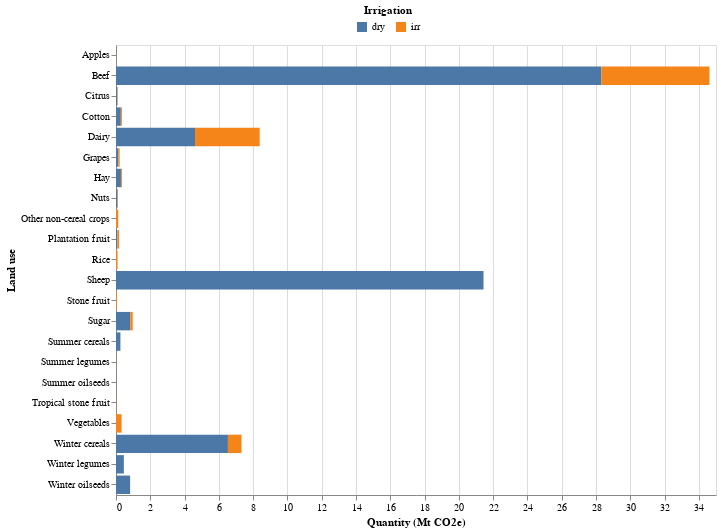

This figure's notebook cell:
### Code cell
# HIDE CODE
# get the df and plot
GHG_lu_lm_df,GHG_lu_lm_plot = ag_lucc_GHG.plot_GHG_lu_lm(2050)
GHG_lu_lm_plot

### Figure 1 — Vega-Lite specification as saved in the notebook (floating-point values rounded to 4 significant figures)
{"config": {"view": {"continuousWidth": 300, "continuousHeight": 300}}, "data": {"name": "data-d6771c2d361c13da7e2b07563e4e7444"}, "mark": {"type": "bar"}, "encoding": {"color": {"field": "Irrigation", "legend": {"direction": "horizontal", "legendX": 240.0, "legendY": -40, "orient": "none", "title": "Irrigation", "titleAnchor": "middle"}, "type": "nominal"}, "tooltip": [{"field": "Land use", "title": "Landuse", "type": "ordinal"}, {"field": "Quantity (Mt CO2e)", "format": ",.2f", "title": "GHG emissions (Mt CO2e)", "type": "quantitative"}], "x": {"field": "Quantity (Mt CO2e)", "type": "quantitative"}, "y": {"field": "Land use", "type": "ordinal"}}, "height": 450, "width": 600, "$schema": "https://vega.github.io/schema/vega-lite/v5.15.1.json", "datasets": {"data-d6771c2d361c13da7e2b07563e4e7444": [{"Year": 2050, "Land use category": "Crop", "Land use": "Apples", "Irrigation": "dry", "Quantity (Mt CO2e)": 0.0}, {"Year": 2050, "Land use category": "Crop", "Land use": "Apples", "Irrigation": "irr", "Quantity (Mt CO2e)": 0.004049}, {"Year": 2050, "Land use category": "Crop", "Land use": "Citrus", "Irrigation": "dry", "Quantity (Mt CO2e)": 0.08104}, {"Year": 2050, "Land use category": "Crop", "Land use": "Citrus", "Irrigation": "irr", "Quantity (Mt CO2e)": 0.02379}, {"Year": 2050, "Land use category": "Crop", "Land use": "Cotton", "Irrigation": "dry", "Quantity (Mt CO2e)": 0.2813}, {"Year": 2050, "Land use category": "Crop", "Land use": "Cotton", "Irrigation": "irr", "Quantity (Mt CO2e)": 0.06231}, {"Year": 2050, "Land use category": "Crop", "Land use": "Grapes", "Irrigation": "dry", "Quantity (Mt CO2e)": 0.1353}, {"Year": 2050, "Land use category": "Crop", "Land use": "Grapes", "Irrigation": "irr", "Quantity (Mt CO2e)": 0.07803}, {"Year": 2050, "Land use category": "Crop", "Land use": "Hay", "Irrigation": "dry", "Quantity (Mt CO2e)": 0.2887}, {"Year": 2050, "Land use category": "Crop", "Land use": "Hay", "Irrigation": "irr", "Quantity (Mt CO2e)": 0.05547}, {"Year": 2050, "Land use category": "Crop", "Land use": "Nuts", "Irrigation": "dry", "Quantity (Mt CO2e)": 0.09111}, {"Year": 2050, "Land use category": "Crop", "Land use": "Nuts", "Irrigation": "irr", "Quantity (Mt CO2e)": 0.02285}, {"Year": 2050, "Land use category": "Crop", "Land use": "Other non-cereal crops", "Irrigation": "dry", "Quantity (Mt CO2e)": 0.002326}, {"Year": 2050, "Land use category": "Crop", "Land use": "Other non-cereal crops", "Irrigation": "irr", "Quantity (Mt CO2e)": 0.129}, {"Year": 2050, "Land use category": "Crop", "Land use": "Plantation fruit", "Irrigation": "dry", "Quantity (Mt CO2e)": 0.08031}, {"Year": 2050, "Land use category": "Crop", "Land use": "Plantation fruit", "Irrigation": "irr", "Quantity (Mt CO2e)": 0.1002}, {"Year": 2050, "Land use category": "Crop", "Land use": "Rice", "Irrigation": "dry", "Quantity (Mt CO2e)": 0.0002175}, {"Year": 2050, "Land use category": "Crop", "Land use": "Rice", "Irrigation": "irr", "Quantity (Mt CO2e)": 0.0915}, {"Year": 2050, "Land use category": "Crop", "Land use": "Stone fruit", "Irrigation": "dry", "Quantity (Mt CO2e)": 0.0}, {"Year": 2050, "Land use category": "Crop", "Land use": "Stone fruit", "Irrigation": "irr", "Quantity (Mt CO2e)": 0.05116}, {"Year": 2050, "Land use category": "Crop", "Land use": "Sugar", "Irrigation": "dry", "Quantity (Mt CO2e)": 0.8291}, {"Year": 2050, "Land use category": "Crop", "Land use": "Sugar", "Irrigation": "irr", "Quantity (Mt CO2e)": 0.1462}, {"Year": 2050, "Land use category": "Crop", "Land use": "Summer cereals", "Irrigation": "dry", "Quantity (Mt CO2e)": 0.2583}, {"Year": 2050, "Land use category": "Crop", "Land use": "Summer cereals", "Irrigation": "irr", "Quantity (Mt CO2e)": 0.0}, {"Year": 2050, "Land use category": "Crop", "Land use": "Summer legumes", "Irrigation": "dry", "Quantity (Mt CO2e)": 0.00612}, {"Year": 2050, "Land use category": "Crop", "Land use": "Summer legumes", "Irrigation": "irr", "Quantity (Mt CO2e)": 0.00996}, {"Year": 2050, "Land use category": "Crop", "Land use": "Summer oilseeds", "Irrigation": "dry", "Quantity (Mt CO2e)": 0.006712}, {"Year": 2050, "Land use category": "Crop", "Land use": "Summer oilseeds", "Irrigation": "irr", "Quantity (Mt CO2e)": 0.0}, {"Year": 2050, "Land use category": "Crop", "Land use": "Tropical stone fruit", "Irrigation": "dry", "Quantity (Mt CO2e)": 0.0}, {"Year": 2050, "Land use category": "Crop", "Land use": "Tropical stone fruit", "Irrigation": "irr", "Quantity (Mt CO2e)": 0.01117}, {"Year": 2050, "Land use category": "Crop", "Land use": "Vegetables", "Irrigation": "dry", "Quantity (Mt CO2e)": 0.0}, {"Year": 2050, "Land use category": "Crop", "Land use": "Vegetables", "Irrigation": "irr", "Quantity (Mt CO2e)": 0.326}, {"Year": 2050, "Land use category": "Crop", "Land use": "Winter cereals", "Irrigation": "dry", "Quantity (Mt CO2e)": 6.529}, {"Year": 2050, "Land use category": "Crop", "Land use": "Winter cereals", "Irrigation": "irr", "Quantity (Mt CO2e)": 0.7929}, {"Year": 2050, "Land use category": "Crop", "Land use": "Winter legumes", "Irrigation": "dry", "Quantity (Mt CO2e)": 0.4581}, {"Year": 2050, "Land use category": "Crop", "Land use": "Winter legumes", "Irrigation": "irr", "Quantity (Mt CO2e)": 0.0}, {"Year": 2050, "Land use category": "Crop", "Land use": "Winter oilseeds", "Irrigation": "dry", "Quantity (Mt CO2e)": 0.8212}, {"Year": 2050, "Land use category": "Crop", "Land use": "Winter oilseeds", "Irrigation": "irr", "Quantity (Mt CO2e)": 0.004143}, {"Year": 2050, "Land use category": "Livestock", "Land use": "Beef", "Irrigation": "dry", "Quantity (Mt CO2e)": 28.32}, {"Year": 2050, "Land use category": "Livestock", "Land use": "Beef", "Irrigation": "irr", "Quantity (Mt CO2e)": 6.301}, {"Year": 2050, "Land use category": "Livestock", "Land use": "Dairy", "Irrigation": "dry", "Quantity (Mt CO2e)": 4.61}, {"Year": 2050, "Land use category": "Livestock", "Land use": "Dairy", "Irrigation": "irr", "Quantity (Mt CO2e)": 3.772}, {"Year": 2050, "Land use category": "Livestock", "Land use": "Sheep", "Irrigation": "dry", "Quantity (Mt CO2e)": 21.44}, {"Year": 2050, "Land use category": "Livestock", "Land use": "Sheep", "Irrigation": "irr", "Quantity (Mt CO2e)": 0.004977}]}}
